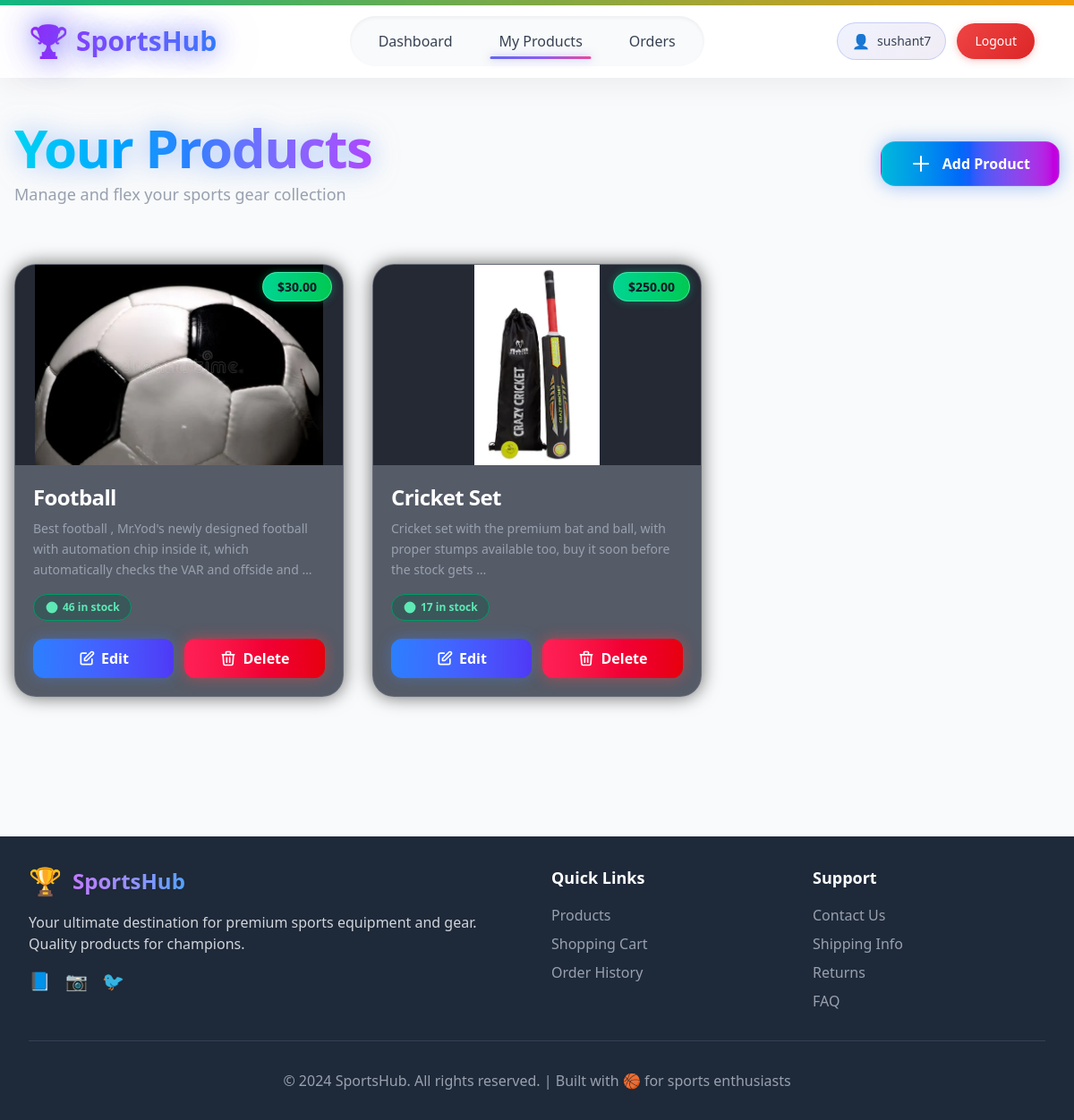
The app's page /seller/products/ (signed in), older data.
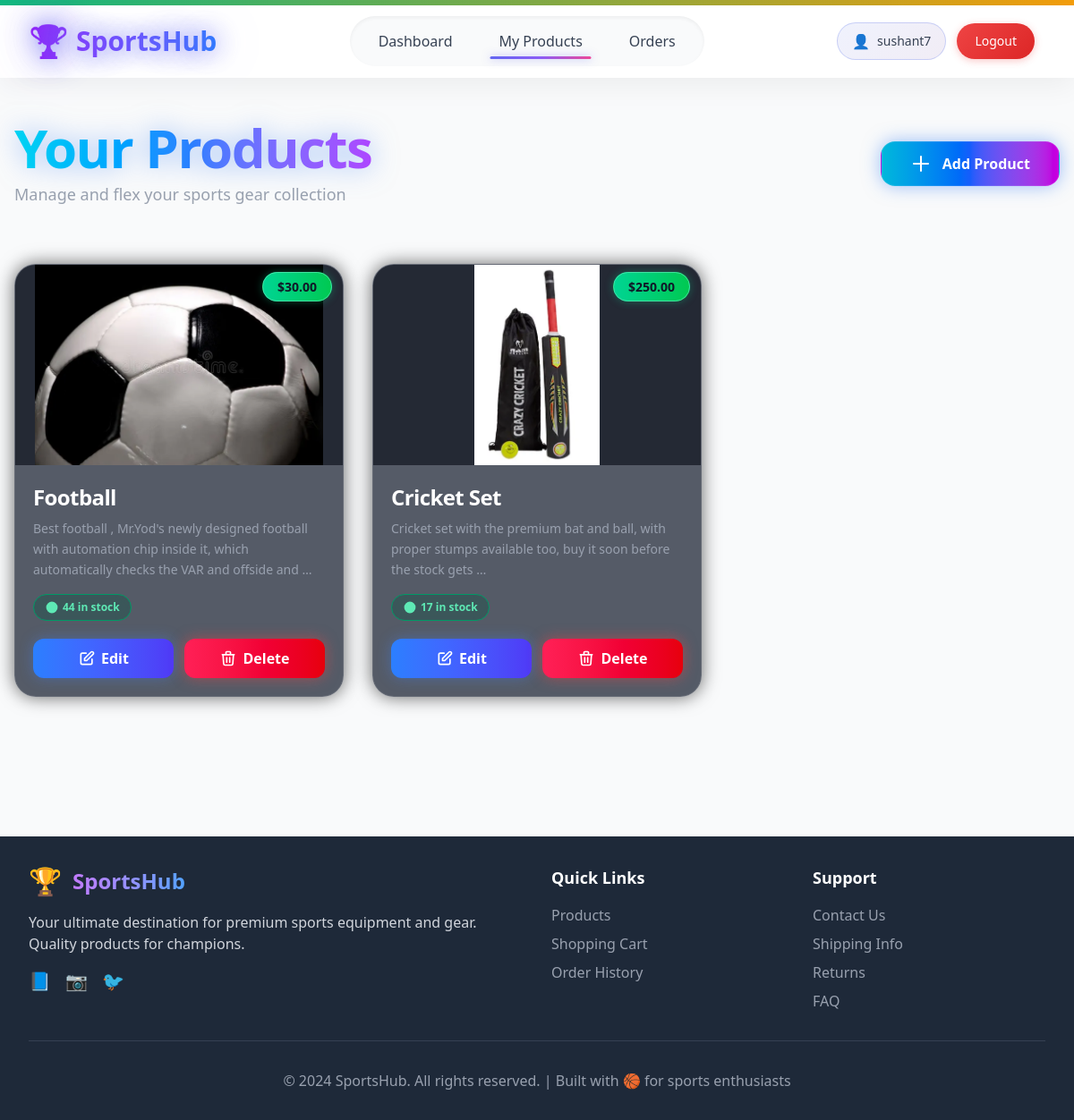
The same page, newer data.
### shop/models.py (models this page shows, shortened)
class Product(models.Model):
    name = models.CharField(max_length=200)
    description = models.TextField()
    price = models.DecimalField(max_digits=10, decimal_places=2)
    image = models.ImageField(upload_to='products/')
    seller = models.ForeignKey(User, on_delete=models.CASCADE)
    stock_quantity = models.PositiveIntegerField(default=0)
    is_active = models.BooleanField(default=True)
    created_at = models.DateTimeField(auto_now_add=True)
    def is_in_stock(self):
        return self.stock_quantity > 0

### shop/views.py (the view)
# urls.py: path('products/', views.product_list, name='product_list'),
@login_required
def product_list(request):
    if not request.user.is_seller():
        messages.error(request, "Access denied. Seller account required.")
        return redirect('accounts:retail_admin_login')
    products = Product.objects.filter(seller=request.user)
    context = {
        'products': products,
    }
    return render(request, 'shop/product_list.html', context)

### accounts/models.py (called while the page is built)
    def is_buyer(self):
        return self.role == self.Roles.BUYER

    def is_seller(self):
        return self.role == self.Roles.SELLER

### shop/templates/shop/product_list.html (shortened to what the changed rows need)
{% extends 'base.html' %}
{% block content %}
<div class="max-w-7xl mx-auto px-4 py-12 text-gray-100 relative overflow-hidden">
    <div class="flex flex-col sm:flex-row justify-between items-start sm:items-center mb-16">
        <div>
            <h1 class="text-6xl font-black tracking-tight bg-gradient-to-r from-cyan-400 via-blue-500 to-purple-500 bg-clip-text text-transparent drop-shadow-[0_0_15px_rgba(59,130,246,0.5)]">
            </h1>
        </div>
    </div>
    {% if products %}
    <div class="grid grid-cols-1 sm:grid-cols-2 lg:grid-cols-3 xl:grid-cols-4 gap-8">
        {% for product in products %}
        <div class="group relative rounded-3xl overflow-hidden bg-gray-900/70 border border-white/10 shadow-[0_0_20px_rgba(0,0,0,0.6)] hover:shadow-[0_0_35px_rgba(59,130,246,0.4)] transition-transform duration-300 transform hover:-translate-y-2 hover:scale-[1.02] will-change-transform">
            <div class="relative h-56 bg-gray-950/60 flex items-center justify-center overflow-hidden">
                {% if product.image %}
                <img src="{{ product.image.url }}" alt="{{ product.name }}"
                     class="max-h-full max-w-full object-contain transition-transform duration-500 ease-out group-hover:scale-105">
                {% else %}
                <div class="text-7xl opacity-40">🏀</div>
                {% endif %}
                <div class="absolute top-3 right-3">
                    <span class="px-4 py-1.5 text-sm font-bold bg-gradient-to-r from-emerald-400 to-green-500 text-gray-900 rounded-full shadow-[0_0_10px_rgba(16,185,129,0.4)] border border-emerald-300/70">
                        ${{ product.price }}
                    </span>
                </div>
            </div>
            <div class="p-5 flex flex-col min-h-[230px]">
                <h3 class="text-2xl font-bold text-white mb-2 tracking-tight group-hover:text-cyan-400 transition-colors duration-200">
                    {{ product.name }}
                </h3>
                <p class="text-gray-400 text-sm leading-relaxed mb-4 flex-1 line-clamp-3 group-hover:text-gray-300 transition-colors duration-200">
                    {{ product.description|truncatewords:20 }}
                </p>
                <div class="mb-5">
                    {% if product.is_in_stock %}
                    <div class="inline-flex items-center px-3 py-1.5 text-xs font-semibold text-emerald-300 bg-emerald-900/30 border border-emerald-600 rounded-full backdrop-blur-sm">
                        <svg class="w-4 h-4 mr-1" fill="currentColor" viewBox="0 0 20 20">
                            <path d="M10 18a8 8 0 100-16 8 8 0 000 16zm3.707-9.293a1 1 0 00-1.414-1.414L9 10.586 7.707 9.293a1 1 0 00-1.414 1.414l2 2a1 1 0 001.414 0l4-4z"/>
                        </svg>
                        {{ product.stock_quantity }} in stock
                    </div>
                    {% endif %}
                </div>
                <div class="flex gap-3 mt-auto">
                    <a href="{% url 'shop:edit_product' product.id %}"
                       class="flex-1 inline-flex items-center justify-center py-2.5 rounded-xl bg-gradient-to-r from-blue-500 to-indigo-600 text-white font-semibold shadow-[0_0_15px_rgba(59,130,246,0.4)] hover:shadow-[0_0_25px_rgba(59,130,246,0.6)] transition-transform duration-300 hover:-translate-y-[2px]">
                        <svg class="w-5 h-5 mr-1.5" fill="none" stroke="currentColor" viewBox="0 0 24 24">
                            <path stroke-linecap="round" stroke-linejoin="round" stroke-width="2" d="M11 5H6a2 2 0 00-2 2v11a2 2 0 002 2h11a2 2 0 002-2v-5m-1.414-9.414a2 2 0 112.828 2.828L11.828 15H9v-2.828l8.586-8.586z"/>
                        </svg>
                        Edit
                    </a>
                    <a href="{% url 'shop:delete_product' product.id %}"
                       class="flex-1 inline-flex items-center justify-center py-2.5 rounded-xl bg-gradient-to-r from-rose-500 to-red-600 text-white font-semibold shadow-[0_0_15px_rgba(239,68,68,0.5)] hover:shadow-[0_0_25px_rgba(239,68,68,0.7)] transition-transform duration-300 hover:-translate-y-[2px] delete-btn">
                        <svg class="w-5 h-5 mr-1.5" fill="none" stroke="currentColor" viewBox="0 0 24 24">
                            <path stroke-linecap="round" stroke-linejoin="round" stroke-width="2" d="M19 7l-.867 12.142A2 2 0 0116.138 21H7.862a2 2 0 01-1.995-1.858L5 7m5 4v6m4-6v6m1-10V4a1 1 0 00-1-1h-4a1 1 0 00-1 1v3M4 7h16"/>
                        </svg>
                        Delete
                    </a>
                </div>
            </div>
        </div>
        {% endfor %}
    </div>
    {% endif %}
</div>
{% endblock %}

Row changes from the older to the newer data that the page shows:
changed Product "Football": stock_quantity "46" → "44"
